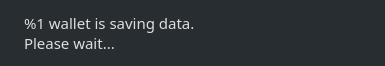
<?xml version="1.0" encoding="UTF-8"?>
<ui version="4.0">
 <class>ExitWidget</class>
 <widget class="QWidget" name="ExitWidget">
  <property name="geometry">
   <rect>
    <x>0</x>
    <y>0</y>
    <width>385</width>
    <height>66</height>
   </rect>
  </property>
  <property name="windowTitle">
   <string>Saving data</string>
  </property>
  <property name="styleSheet">
   <string notr="true">background-color: #282d31;
color: #ddd;
border: 0px;</string>
  </property>
  <layout class="QHBoxLayout" name="horizontalLayout" stretch="0,1">
   <item>
    <widget class="QLabel" name="m_clockLabel">
     <property name="text">
      <string/>
     </property>
    </widget>
   </item>
   <item>
    <widget class="QLabel" name="m_label">
     <property name="font">
      <font>
       <family>orbitron</family>
       <pointsize>-1</pointsize>
      </font>
     </property>
     <property name="styleSheet">
      <string notr="true">font-size: 15px;
font-family:orbitron;</string>
     </property>
     <property name="text">
      <string>%1 wallet is saving data.
Please wait...</string>
     </property>
    </widget>
   </item>
  </layout>
 </widget>
 <resources/>
 <connections/>
</ui>
